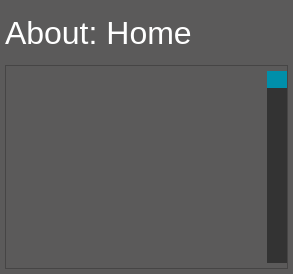
               <widget class="QWidget" name="page_about_home">
                <property name="styleSheet">
                 <string notr="true">background:rgb(91,90,90);</string>
                </property>
                <layout class="QVBoxLayout" name="verticalLayout_13">
                 <property name="spacing">
                  <number>5</number>
                 </property>
                 <property name="leftMargin">
                  <number>5</number>
                 </property>
                 <property name="topMargin">
                  <number>5</number>
                 </property>
                 <property name="rightMargin">
                  <number>5</number>
                 </property>
                 <property name="bottomMargin">
                  <number>5</number>
                 </property>
                 <item>
                  <widget class="QLabel" name="lab_about_home">
                   <property name="minimumSize">
                    <size>
                     <width>0</width>
                     <height>55</height>
                    </size>
                   </property>
                   <property name="maximumSize">
                    <size>
                     <width>16777215</width>
                     <height>55</height>
                    </size>
                   </property>
                   <property name="font">
                    <font>
                     <family>Segoe UI</family>
                     <pointsize>24</pointsize>
                    </font>
                   </property>
                   <property name="styleSheet">
                    <string notr="true">color:rgb(255,255,255);</string>
                   </property>
                   <property name="text">
                    <string>About: Home</string>
                   </property>
                  </widget>
                 </item>
                 <item>
                  <widget class="QFrame" name="frame_about_home">
                   <property name="frameShape">
                    <enum>QFrame::StyledPanel</enum>
                   </property>
                   <property name="frameShadow">
                    <enum>QFrame::Raised</enum>
                   </property>
                   <layout class="QHBoxLayout" name="horizontalLayout_28">
                    <property name="spacing">
                     <number>0</number>
                    </property>
                    <property name="leftMargin">
                     <number>5</number>
                    </property>
                    <property name="topMargin">
                     <number>5</number>
                    </property>
                    <property name="rightMargin">
                     <number>0</number>
                    </property>
                    <property name="bottomMargin">
                     <number>5</number>
                    </property>
                    <item>
                     <widget class="QTextEdit" name="text_about_home">
                      <property name="enabled">
                       <bool>true</bool>
                      </property>
                      <property name="font">
                       <font>
                        <family>Segoe UI</family>
                        <pointsize>10</pointsize>
                       </font>
                      </property>
                      <property name="styleSheet">
                       <string notr="true">color:rgb(255,255,255);</string>
                      </property>
                      <property name="frameShape">
                       <enum>QFrame::NoFrame</enum>
                      </property>
                      <property name="frameShadow">
                       <enum>QFrame::Plain</enum>
                      </property>
                      <property name="readOnly">
                       <bool>true</bool>
                      </property>
                      <property name="textInteractionFlags">
                       <set>Qt::TextBrowserInteraction</set>
                      </property>
                     </widget>
                    </item>
                    <item>
                     <widget class="QScrollBar" name="vsb_about_home">
                      <property name="styleSheet">
                       <string notr="true">QScrollBar:vertical {
	background:rgb(51,51,51);
    width:20px;
    margin: 0px 0px 0px 0px;
}
QScrollBar::handle:vertical {
    background:rgb(0,143,170);
}
QScrollBar::add-page:vertical {
 	background:rgb(51,51,51);
}
QScrollBar::sub-page:vertical {
 	background:rgb(51,51,51);
}</string>
                      </property>
                      <property name="orientation">
                       <enum>Qt::Vertical</enum>
                      </property>
                     </widget>
                    </item>
                   </layout>
                  </widget>
                 </item>
                </layout>
               </widget>
